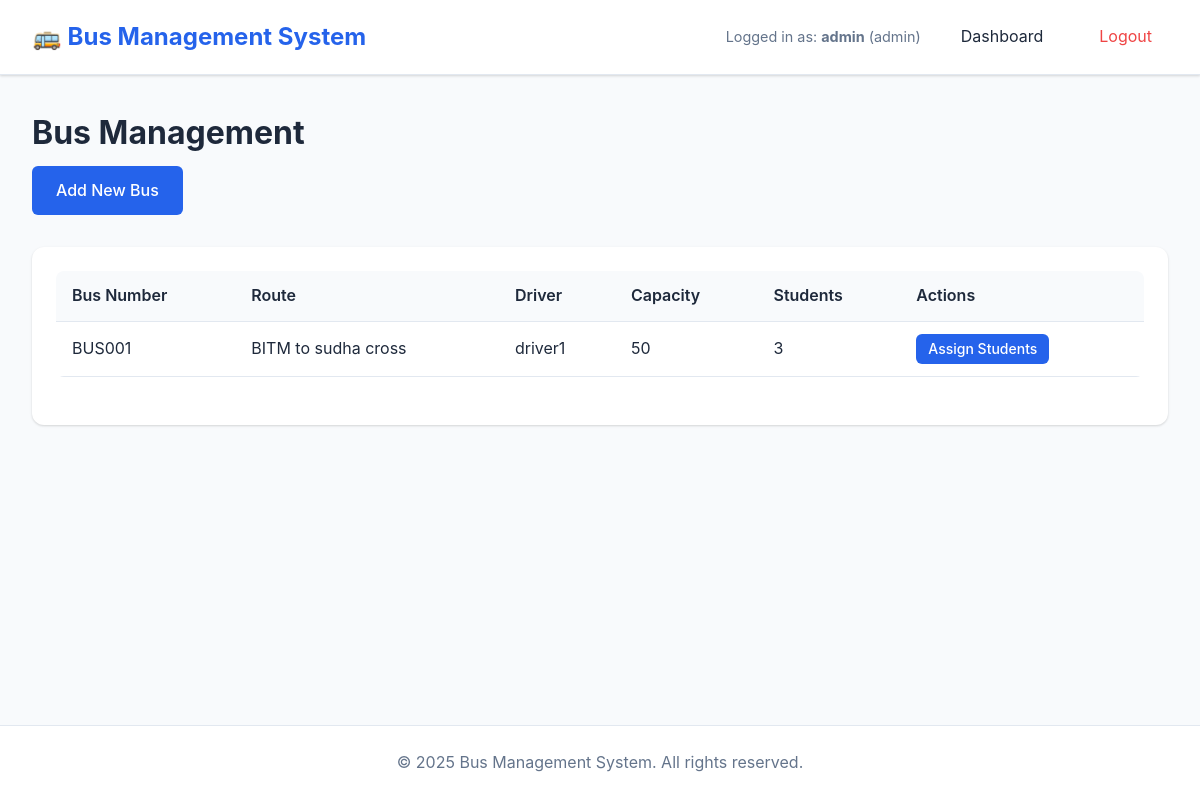
Page /admin/buses (signed in) on the committed database.
### backend/models.py (models this page shows, shortened)
class User(UserMixin, db.Model):
    __tablename__ = 'users'
    id = db.Column(db.Integer, primary_key=True)
    username = db.Column(db.String(50), unique=True, nullable=False, index=True)
    password_hash = db.Column(db.String(255), nullable=False)
    role = db.Column(db.String(20), nullable=False)  # 'admin' or 'driver'
    created_at = db.Column(db.DateTime, default=datetime.utcnow)
    updated_at = db.Column(db.DateTime, default=datetime.utcnow, onupdate=datetime.utcnow)
    driver_buses = db.relationship('Bus', backref='driver', lazy='dynamic', foreign_keys='Bus.driver_id')
    authentication_logs = db.relationship('AuthenticationLog', backref='driver_user', lazy='dynamic')

class Bus(db.Model):
    __tablename__ = 'buses'
    id = db.Column(db.Integer, primary_key=True)
    bus_number = db.Column(db.String(20), unique=True, nullable=False, index=True)
    route_name = db.Column(db.String(100), nullable=True)
    driver_id = db.Column(db.Integer, db.ForeignKey('users.id'), nullable=True)
    capacity = db.Column(db.Integer, default=50)
    created_at = db.Column(db.DateTime, default=datetime.utcnow)
    updated_at = db.Column(db.DateTime, default=datetime.utcnow, onupdate=datetime.utcnow)
    student_assignments = db.relationship('StudentBusAssignment', backref='bus', lazy='dynamic', cascade='all, delete-orphan')
    authentication_logs = db.relationship('AuthenticationLog', backref='bus', lazy='dynamic')
    def get_student_count(self):
        return self.student_assignments.filter_by(status='active').count()

### backend/routes/admin_routes.py (the view)
@bp.route('/buses')
@admin_required
def buses():
    buses_list = Bus.query.order_by(Bus.bus_number).all()
    drivers = User.query.filter_by(role='driver').all()
    return render_template('admin/bus_management.html', buses=buses_list, drivers=drivers)

### backend/app.py (called while the page is built, shortened)
@login_manager.user_loader
def load_user(user_id):
    try:
        user = User.query.filter_by(id=int(user_id)).first()
        return user
    except (ValueError, TypeError):
        return None

### backend/routes/admin_routes.py (called while the page is built)
def admin_required(f):
    from functools import wraps
    @wraps(f)
    @login_required
    def decorated_function(*args, **kwargs):
        if current_user.role != 'admin':
            flash('Access denied. Admin privileges required.', 'error')
            return redirect(url_for('driver.dashboard'))
        return f(*args, **kwargs)
    return decorated_function

### frontend/templates/admin/bus_management.html (shortened to what this page needs)
{% extends "base.html" %}
{% block content %}
<div class="dashboard-header">
    <h1>Bus Management</h1>
    <a href="{{ url_for('admin.add_bus') }}" class="btn btn-primary">Add New Bus</a>
</div>
<div class="card">
    <div class="table-container">
        <table>
            <thead>
                <tr>
                    <th>Bus Number</th>
                    <th>Route</th>
                    <th>Driver</th>
                    <th>Capacity</th>
                    <th>Students</th>
                    <th>Actions</th>
                </tr>
            </thead>
            <tbody>
                {% if buses %}
                    {% for bus in buses %}
                    <tr>
                        <td>{{ bus.bus_number }}</td>
                        <td>{{ bus.route_name or 'N/A' }}</td>
                        <td>{{ bus.driver.username if bus.driver else 'Not assigned' }}</td>
                        <td>{{ bus.capacity }}</td>
                        <td>{{ bus.get_student_count() }}</td>
                        <td>
                            <a href="{{ url_for('admin.assign_students', bus_id=bus.id) }}"
                               class="btn btn-primary" style="padding: 0.25rem 0.75rem; font-size: 0.875rem; margin-right: 0.5rem;">
                                Assign Students
                            </a>
                        </td>
                    </tr>
                    {% endfor %}
                {% else %}
                    <tr>
                        <td colspan="6" class="text-center">No buses found. <a href="{{ url_for('admin.add_bus') }}">Add your first bus</a></td>
                    </tr>
                {% endif %}
            </tbody>
        </table>
    </div>
</div>
{% endblock %}

### frontend/templates/base.html (shortened to what this page needs)
<!DOCTYPE html>
<html lang="en">
<head>
    <link rel="stylesheet" href="{{ url_for('static', filename='css/style.css') }}">
</head>
<body>
    {% if current_user.is_authenticated %}
    <nav class="navbar">
        <div class="nav-container">
            <div class="nav-brand">
                <h1>🚌 Bus Management System</h1>
            </div>
            <div class="nav-menu">
                <span class="user-info">Logged in as: <strong>{{ current_user.username }}</strong> ({{ current_user.role }})</span>
                <a href="{% if current_user.role == 'admin' %}{{ url_for('admin.dashboard') }}{% else %}{{ url_for('driver.dashboard') }}{% endif %}" class="nav-link">Dashboard</a>
                <a href="{{ url_for('auth.logout') }}" class="nav-link logout">Logout</a>
            </div>
        </div>
    </nav>
    {% endif %}
    <main class="main-content">
        {% block content %}{% endblock %}
    </main>
    <footer class="footer">
        <p>&copy; 2025 Bus Management System. All rights reserved.</p>
    </footer>
</body>
</html>

### frontend/static/css/style.css (style rules this page uses)
* { margin: 0; padding: 0; box-sizing: border-box; }
:root { --primary-color: #2563eb; --primary-dark: #1e40af; --secondary-color: #64748b; --success-color: #10b981; --error-color: #ef4444; --warning-color: #f59e0b; --bg-color: #f8fafc; --card-bg: #ffffff; --text-color: #1e293b; --border-color: #e2e8f0; --shadow: 0 1px 3px 0 rgba(0, 0, 0, 0.1), 0 1px 2px 0 rgba(0, 0, 0, 0.06); --shadow-lg: 0 10px 15px -3px rgba(0, 0, 0, 0.1), 0 4px 6px -2px rgba(0, 0, 0, 0.05); }
body { font-family: -apple-system, BlinkMacSystemFont, 'Segoe UI', Roboto, 'Helvetica Neue', Arial, sans-serif; background-color: var(--bg-color); color: var(--text-color); line-height: 1.6; min-height: 100vh; display: flex; flex-direction: column; }
.navbar { background-color: var(--card-bg); border-bottom: 1px solid var(--border-color); padding: 1rem 2rem; box-shadow: var(--shadow); }
.nav-container { max-width: 1400px; margin: 0 auto; display: flex; justify-content: space-between; align-items: center; }
.nav-brand h1 { font-size: 1.5rem; color: var(--primary-color); }
.nav-menu { display: flex; align-items: center; gap: 1.5rem; }
.user-info { color: var(--secondary-color); font-size: 0.9rem; }
.nav-link { color: var(--text-color); text-decoration: none; padding: 0.5rem 1rem; border-radius: 0.375rem; transition: background-color 0.2s; }
.nav-link.logout { color: var(--error-color); }
.main-content { flex: 1; max-width: 1400px; width: 100%; margin: 0 auto; padding: 2rem; }
.btn { display: inline-block; padding: 0.75rem 1.5rem; border: none; border-radius: 0.375rem; font-size: 1rem; font-weight: 500; cursor: pointer; text-decoration: none; transition: all 0.2s; text-align: center; }
.btn-primary { background-color: var(--primary-color); color: white; }
.card { background: var(--card-bg); border-radius: 0.75rem; box-shadow: var(--shadow); padding: 1.5rem; margin-bottom: 1.5rem; }
.table-container { overflow-x: auto; margin-bottom: 1.5rem; }
table { width: 100%; border-collapse: collapse; background: var(--card-bg); border-radius: 0.5rem; overflow: hidden; }
thead { background-color: var(--bg-color); }
th, td { padding: 0.75rem 1rem; text-align: left; border-bottom: 1px solid var(--border-color); }
th { font-weight: 600; color: var(--text-color); }
.dashboard-header { margin-bottom: 2rem; }
.dashboard-header h1 { color: var(--text-color); margin-bottom: 0.5rem; }
.footer { background-color: var(--card-bg); border-top: 1px solid var(--border-color); padding: 1.5rem; text-align: center; color: var(--secondary-color); margin-top: auto; }

### rows in the picture
User: username "admin", role "admin"
Bus: bus_number "BUS001", route_name "BITM to sudha cross", driver "driver1", capacity "50", get_student_count "3"
